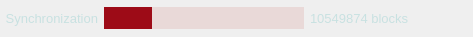
     <widget class="QWidget" name="wStatusBar" native="true">
      <property name="minimumSize">
       <size>
        <width>0</width>
        <height>37</height>
       </size>
      </property>
      <property name="maximumSize">
       <size>
        <width>16777215</width>
        <height>37</height>
       </size>
      </property>
      <property name="styleSheet">
       <string notr="true">#wStatusBar {
	background-color: #AF272E;
}
QLabel {
	color: #c8e1e1;
}</string>
      </property>
      <layout class="QHBoxLayout" name="horizontalLayout_6" stretch="0,1,0,1,0,0,0,0">
       <property name="margin">
        <number>0</number>
       </property>
       <item>
        <spacer name="horizontalSpacer_8">
         <property name="orientation">
          <enum>Qt::Horizontal</enum>
         </property>
         <property name="sizeType">
          <enum>QSizePolicy::Fixed</enum>
         </property>
         <property name="sizeHint" stdset="0">
          <size>
           <width>5</width>
           <height>20</height>
          </size>
         </property>
        </spacer>
       </item>
       <item>
        <widget class="QLabel" name="label_12">
         <property name="font">
          <font>
           <pointsize>10</pointsize>
          </font>
         </property>
         <property name="text">
          <string>Synchronization</string>
         </property>
         <property name="alignment">
          <set>Qt::AlignRight|Qt::AlignTrailing|Qt::AlignVCenter</set>
         </property>
        </widget>
       </item>
       <item>
        <widget class="QProgressBar" name="progressBar">
         <property name="minimumSize">
          <size>
           <width>200</width>
           <height>0</height>
          </size>
         </property>
         <property name="styleSheet">
          <string notr="true">QProgressBar {
    border: 0px solid grey;
	background-color: #E9D9D8;
}

QProgressBar::chunk {
    background-color: #9D0B17;
    /*width: 20px;*/
}</string>
         </property>
         <property name="value">
          <number>24</number>
         </property>
         <property name="textVisible">
          <bool>false</bool>
         </property>
         <property name="format">
          <string/>
         </property>
        </widget>
       </item>
       <item>
        <widget class="QLabel" name="label_13">
         <property name="font">
          <font>
           <pointsize>10</pointsize>
          </font>
         </property>
         <property name="text">
          <string>10549874 blocks</string>
         </property>
        </widget>
       </item>
       <item>
        <spacer name="horizontalSpacer_6">
         <property name="orientation">
          <enum>Qt::Horizontal</enum>
         </property>
         <property name="sizeHint" stdset="0">
          <size>
           <width>20</width>
           <height>20</height>
          </size>
         </property>
        </spacer>
       </item>
       <item>
        <widget class="QLabel" name="label_kimotogravitywell">
         <property name="text">
          <string notr="true"/>
         </property>
         <property name="pixmap">
          <pixmap resource="../res.qrc">:/res/kimotogravitywell_icon_off.png</pixmap>
         </property>
        </widget>
       </item>
       <item>
        <widget class="QLabel" name="label_14">
         <property name="text">
          <string notr="true"/>
         </property>
         <property name="pixmap">
          <pixmap resource="../res.qrc">:/res/connection_1.png</pixmap>
         </property>
        </widget>
       </item>
       <item>
        <widget class="QLabel" name="label_15">
         <property name="text">
          <string/>
         </property>
         <property name="pixmap">
          <pixmap resource="../res.qrc">:/res/sync_1.png</pixmap>
         </property>
        </widget>
       </item>
       <item>
        <spacer name="horizontalSpacer_7">
         <property name="orientation">
          <enum>Qt::Horizontal</enum>
         </property>
         <property name="sizeType">
          <enum>QSizePolicy::Fixed</enum>
         </property>
         <property name="sizeHint" stdset="0">
          <size>
           <width>5</width>
           <height>20</height>
          </size>
         </property>
        </spacer>
       </item>
      </layout>
     </widget>
